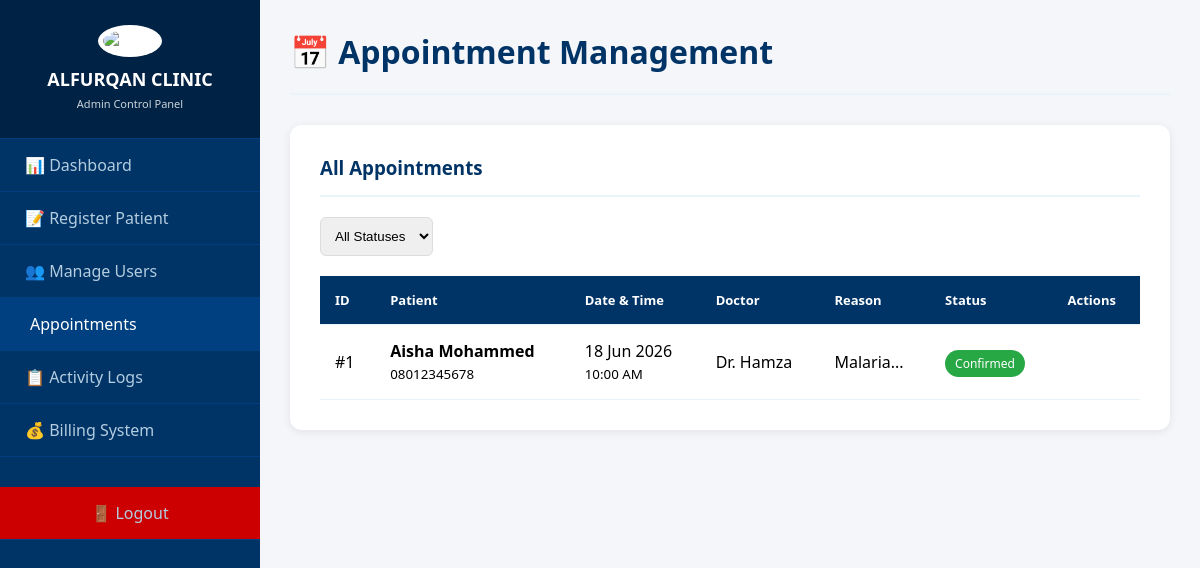
The page /admin/appointments.php (signed in) on the database its author committed.
### tables this page shows
CREATE TABLE `appointments` (
  `id` int(11) NOT NULL,
  `patient_id` int(11) NOT NULL,
  `doctor_id` int(11) DEFAULT NULL,
  `appointment_date` date NOT NULL,
  `appointment_time` time NOT NULL,
  `reason` text DEFAULT NULL,
  `status` enum('Pending','Confirmed','Rescheduled','Cancelled','Completed','No-Show') DEFAULT 'Pending',
  `notes` text DEFAULT NULL,
  `confirmed_by` int(11) DEFAULT NULL,
  `confirmed_at` timestamp NULL DEFAULT NULL,
  `created_at` timestamp NOT NULL DEFAULT current_timestamp()
);

CREATE TABLE `patients` (
  `id` int(11) NOT NULL,
  `name` varchar(100) NOT NULL,
  `age` int(11) DEFAULT NULL,
  `gender` enum('Male','Female') NOT NULL,
  `phone` varchar(15) DEFAULT NULL,
  `address` text DEFAULT NULL,
  `allergies` text DEFAULT NULL,
  `medical_conditions` text DEFAULT NULL,
  `patient_status` enum('Stable','Critical','Recovering','Discharged','Pending') DEFAULT 'Pending',
  `reg_date` timestamp NOT NULL DEFAULT current_timestamp()
);

CREATE TABLE `users` (
  `id` int(11) NOT NULL,
  `username` varchar(50) NOT NULL,
  `password` varchar(255) NOT NULL,
  `role` enum('admin','doctor','nurse','pharmacist','lab_technician') NOT NULL,
  `created_at` timestamp NOT NULL DEFAULT current_timestamp()
);

### admin/appointments.php (the view, shortened to what this page needs)
<?php
include '../config/db.php';
$query = "SELECT a.*, p.name as patient_name, p.phone, u.username as doctor_name
          FROM appointments a
          JOIN patients p ON a.patient_id = p.id
          LEFT JOIN users u ON a.doctor_id = u.id WHERE 1=1";
$query .= " ORDER BY a.appointment_date DESC, a.appointment_time DESC";
$appointments = $conn->query($query);
?>
<!DOCTYPE html>
<html lang="en">
<head>
</head>
<body>
    <div class="sidebar">
        <div class="sidebar-header">
            <img src="../assets/logo.png" alt="Logo">
            <h2>ALFURQAN CLINIC</h2><small>Admin Control Panel</small>
        </div>
        <div class="sidebar-menu">
            <a href="dashboard.php">📊 Dashboard</a>
            <a href="register_patient.php">📝 Register Patient</a>
            <a href="manage_users.php">👥 Manage Users</a>
            <a href="appointments.php" class="active"> Appointments</a>
            <a href="activity_logs.php">📋 Activity Logs</a>
            <a href="billing.php">💰 Billing System</a>
            <a href="../logout.php" class="logout-btn">🚪 Logout</a>
        </div>
    </div>
    <div class="main-content">
        <div class="header"><h1>📅 Appointment Management</h1></div>
        <div class="card">
            <h3>All Appointments</h3>
            <div class="filter-bar">
                <form method="GET" style="display:flex; gap:10px;">
                    <select name="status" onchange="this.form.submit()">
                        <option value="">All Statuses</option>
                    </select>
                </form>
            </div>
            <table>
                <thead><tr><th>ID</th><th>Patient</th><th>Date & Time</th><th>Doctor</th><th>Reason</th><th>Status</th><th>Actions</th></tr></thead>
                <tbody>
                    <?php while($a = $appointments->fetch_assoc()): ?>
                    <tr>
                        <td>#<?php echo $a['id']; ?></td>
                        <td><strong><?php echo htmlspecialchars($a['patient_name']); ?></strong><br><small><?php echo $a['phone']; ?></small></td>
                        <td><?php echo date('d M Y', strtotime($a['appointment_date'])); ?><br><small><?php echo date('g:i A', strtotime($a['appointment_time'])); ?></small></td>
                        <td><?php echo $a['doctor_name'] ? 'Dr. '.$a['doctor_name'] : '<span style="color:#999">Unassigned</span>'; ?></td>
                        <td><?php echo htmlspecialchars(substr($a['reason'], 0, 30)); ?>...</td>
                        <td><span class="badge bg-<?php echo strtolower($a['status']); ?>"><?php echo $a['status']; ?></span></td>
                        <td>
                        </td>
                    </tr>
                    <?php endwhile; ?>
                </tbody>
            </table>
        </div>
    </div>
</body>
</html>

### admin/appointments.php (style rules this page uses)
* { margin: 0; padding: 0; box-sizing: border-box; }
body { font-family: 'Segoe UI', sans-serif; background: #f4f6f9; display: flex; }
.sidebar { width: 260px; background: #003366; color: white; height: 100vh; position: fixed; }
.sidebar-header { text-align: center; padding: 25px 20px; border-bottom: 1px solid #004080; background: #002244; }
.sidebar-header img { width: 70px; height: 70px; margin-bottom: 10px; background: white; border-radius: 50%; padding: 5px; }
.sidebar-header h2 { font-size: 18px; }
.sidebar-header small { font-size: 11px; opacity: 0.8; }
.sidebar-menu a { display: flex; align-items: center; gap: 15px; padding: 15px 25px; color: #b3cde0; text-decoration: none; border-bottom: 1px solid #004080; transition: 0.3s; }
.sidebar-menu a:hover, .sidebar-menu a.active { background: #004080; color: white; padding-left: 30px; }
.logout-btn { background: #cc0000 !important; justify-content: center; margin-top: 30px; }
.main-content { margin-left: 260px; padding: 30px; width: calc(100% - 260px); }
.header { display: flex; justify-content: space-between; margin-bottom: 30px; padding-bottom: 20px; border-bottom: 2px solid #e8f4f8; }
.header h1 { color: #003366; }
.card { background: white; padding: 30px; border-radius: 12px; box-shadow: 0 2px 10px rgba(0,0,0,0.08); margin-bottom: 25px; }
.card h3 { color: #003366; margin-bottom: 20px; border-bottom: 2px solid #e8f4f8; padding-bottom: 15px; }
.filter-bar { display: flex; gap: 15px; margin-bottom: 20px; }
.filter-bar select { padding: 10px; border: 1px solid #ddd; border-radius: 6px; }
table { width: 100%; border-collapse: collapse; }
th, td { padding: 15px; text-align: left; border-bottom: 1px solid #e8f4f8; }
th { background: #003366; color: white; font-size: 13px; }
.badge { padding: 5px 10px; border-radius: 15px; font-size: 12px; color: white; }
.bg-confirmed { background: #28a745; }
input, select, textarea { width: 100%; padding: 10px; border: 1px solid #ddd; border-radius: 6px; }

### rows shown on the page
appointments: id "1", patient.name "Aisha Mohammed", patient.phone "08012345678", appointment_date "18 Jun 2026", appointment_time "10:00 AM", doctor.username "Hamza", reason "Malaria", status "Confirmed"
